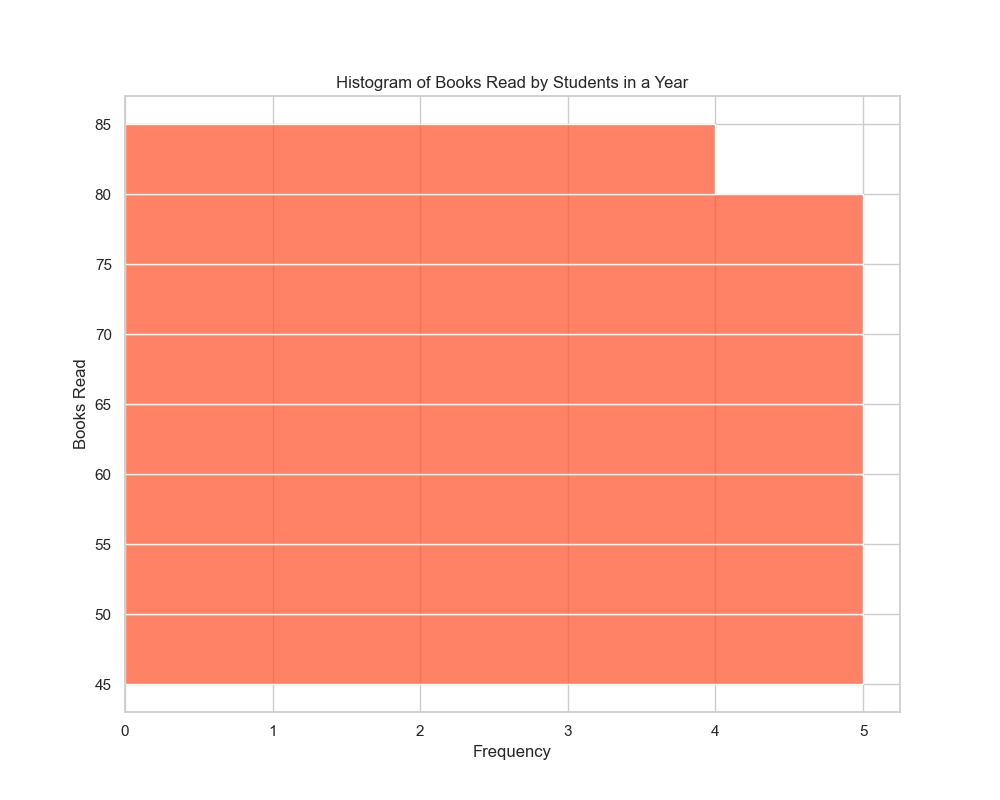

This figure's Python source:

import seaborn as sns
import matplotlib.pyplot as plt
import pandas as pd

# Constructing a DataFrame from our dataset
data = {
    'BooksRead': [
        63, 72, 58, 45, 80, 67, 59, 75, 62, 78, 70, 64, 83, 68, 54, 60, 76, 55, 
        66, 74, 61, 79, 65, 82, 56, 73, 69, 71, 77, 57, 50, 81, 51, 52, 53, 47, 
        46, 49, 48
    ]
}
df = pd.DataFrame(data)

# Set the aesthetic style of the plots
sns.set_style('whitegrid')

# Create the histogram
plt.figure(figsize=(10, 8))
sns.histplot(data=df, y="BooksRead", color="#ff5733", binwidth=5)

# Additional customizations
plt.title('Histogram of Books Read by Students in a Year')
plt.xlabel('Frequency')
plt.ylabel('Books Read')

# Show the plot
plt.show()
